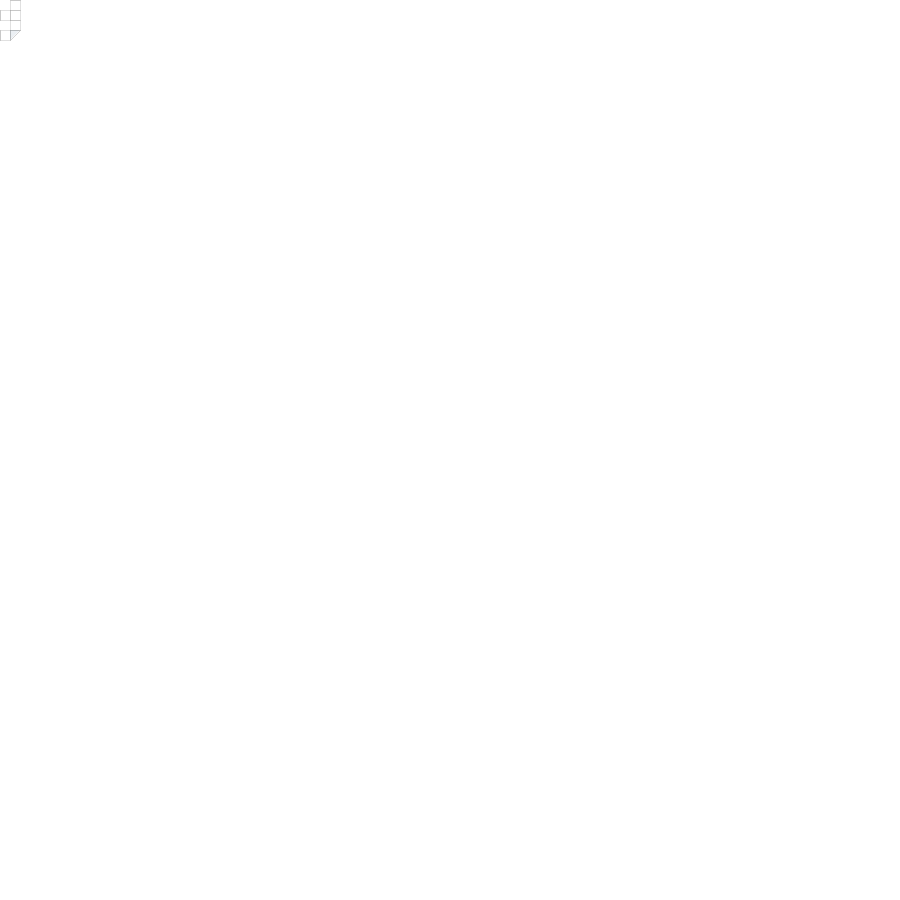
Frame 1 (no input)
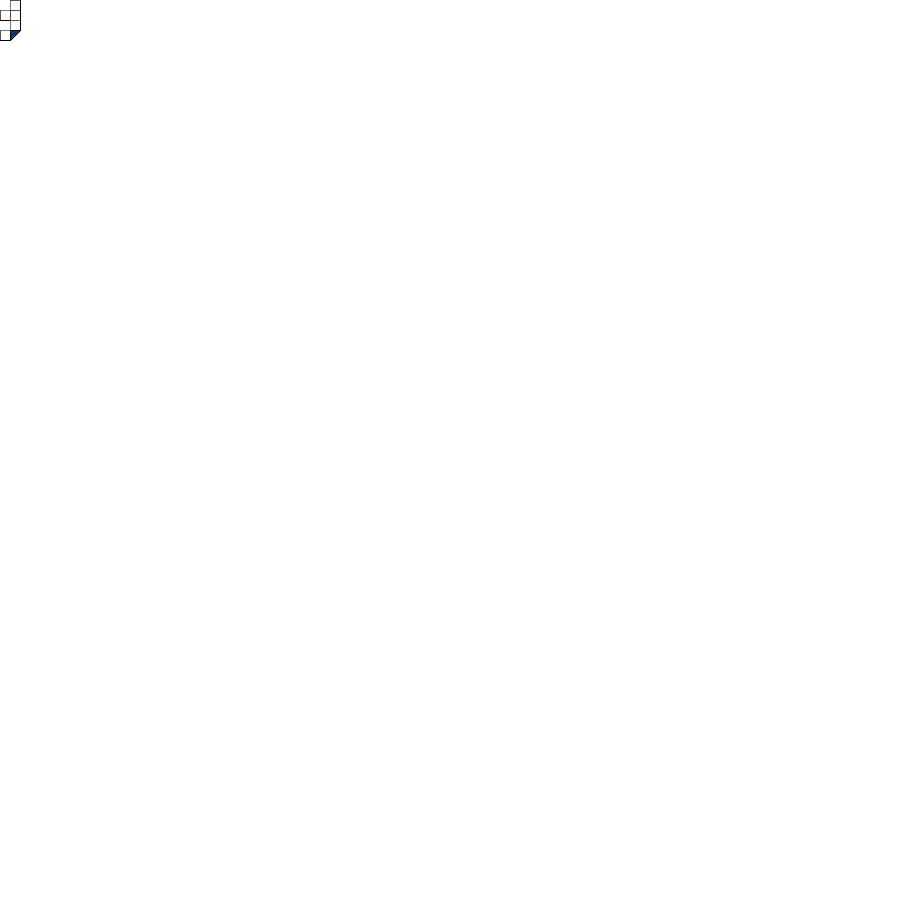
Frame 60 (the mouse pressed at the canvas centre just before this capture)
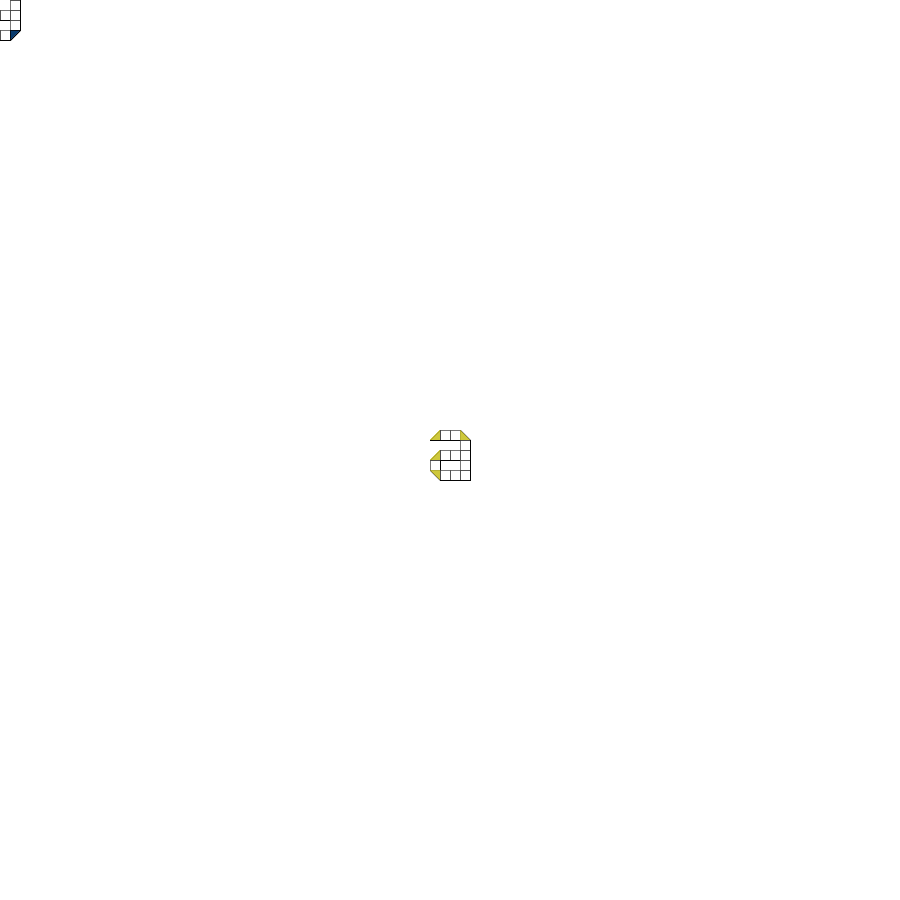
Frame 120 (the mouse held since frame 60 and released just before this capture)

The Processing sketch that drew these frames (run headless with seeded random() and noise(); from frame 60 on, the mouse is pressed at the canvas centre):

// Processing sketch: processing_57675
// ── processing_57675.pde

void setup(){
  size(900,900);
  smooth();
  background(255);
}

void draw(){

float x = mouseX;
float y = mouseY;
float r = 10;
strokeWeight(0.1);
//draw my name 'g''a'

if(mousePressed){

fill(255,30);
rect(x-r,y-2*r,r,r);
rect(x,y-2*r,r,r);
rect(x+r,y-r,r,r);
rect(x-r,y,r,r);
rect(x,y,r,r);
rect(x+r,y,r,r);
rect(x-2*r,y+r,r,r);
rect(x+r,y+r,r,r);
rect(x-r,y+2*r,r,r);
rect(x,y+2*r,r,r);
rect(x+r,y+2*r,r,r);
fill(206,200,60);  
triangle(x-2*r,y-r,x-r,y-r,x-r,y-2*r);
triangle(x+r,y-2*r,x+r,y-r,x+2*r,y-r);
triangle(x-2*r,y+r,x-r,y+r,x-r,y);
triangle(x-2*r,y+2*r,x-r,y+3*r,x-r,y+2*r);
}else{

fill(255,30);
rect(x-r,y-2*r,r,r);
rect(x,y-2*r,r,r);
rect(x+r,y-2*r,r,r);
rect(x-2*r,y-r,r,r);
rect(x+r,y-r,r,r);
rect(x-2*r,y,r,r);
rect(x+r,y,r,r);
rect(x-r,y+r,r,r);
rect(x,y+r,r,r);
rect(x+r,y+r,r,r);
rect(x+r,y+2*r,r,r);
rect(x-r,y+3*r,r,r);
rect(x,y+3*r,r,r);
fill(0,54,99,20);
triangle(x-2*r,y-r,x-r,y-r,x-r,y-2*r);
triangle(x-2*r,y+r,x-r,y+r,x-r,y+2*r);
triangle(x-2*r,y+3*r,x-r,y+3*r,x-r,y+4*r);
triangle(x+r,y+3*r,x+2*r,y+3*r,x+r,y+4*r);
}
}
